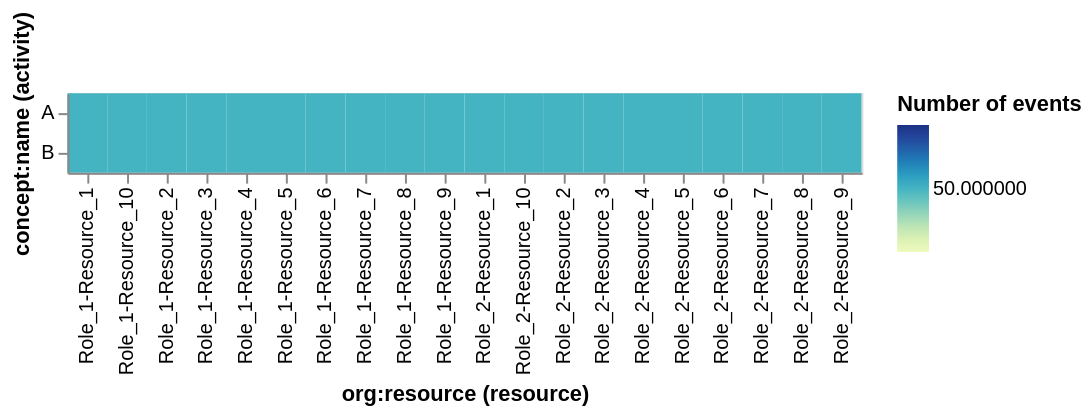

Here is the notebook cell this chart was saved with:
### Markdown cell above
## Visualize the event distribution for validation

### Code cell
# Visualize workload distribution to check 
# if resources within the same role are fully interchangeable,
# and if resources with different roles are distinct

# resource - activity
data = log.groupby([
    'org:resource', 'concept:name'
]).size().reset_index().rename(columns={
    'org:resource': 'resource',
    'concept:name': 'activity',
    0: 'count'
})
alt.Chart(
    data=data,
).mark_rect().encode(
    x=alt.X('resource:N', title='org:resource (resource)'), 
    y=alt.Y('activity:N', title='concept:name (activity)'),
    color=alt.Color('count:Q', title='Number of events')
)

### Figure 1 — Vega-Lite specification as saved in the notebook (floating-point values rounded to 4 significant figures)
{"config": {"view": {"continuousWidth": 300, "continuousHeight": 300}}, "data": {"name": "data-8815d89ae03340861ca0cb3590d1456f"}, "mark": {"type": "rect"}, "encoding": {"color": {"field": "count", "title": "Number of events", "type": "quantitative"}, "x": {"field": "resource", "title": "org:resource (resource)", "type": "nominal"}, "y": {"field": "activity", "title": "concept:name (activity)", "type": "nominal"}}, "$schema": "https://vega.github.io/schema/vega-lite/v5.20.1.json", "datasets": {"data-8815d89ae03340861ca0cb3590d1456f": [{"resource": "Role_1-Resource_1", "activity": "A", "count": 50}, {"resource": "Role_1-Resource_1", "activity": "B", "count": 50}, {"resource": "Role_1-Resource_10", "activity": "A", "count": 50}, {"resource": "Role_1-Resource_10", "activity": "B", "count": 50}, {"resource": "Role_1-Resource_2", "activity": "A", "count": 50}, {"resource": "Role_1-Resource_2", "activity": "B", "count": 50}, {"resource": "Role_1-Resource_3", "activity": "A", "count": 50}, {"resource": "Role_1-Resource_3", "activity": "B", "count": 50}, {"resource": "Role_1-Resource_4", "activity": "A", "count": 50}, {"resource": "Role_1-Resource_4", "activity": "B", "count": 50}, {"resource": "Role_1-Resource_5", "activity": "A", "count": 50}, {"resource": "Role_1-Resource_5", "activity": "B", "count": 50}, {"resource": "Role_1-Resource_6", "activity": "A", "count": 50}, {"resource": "Role_1-Resource_6", "activity": "B", "count": 50}, {"resource": "Role_1-Resource_7", "activity": "A", "count": 50}, {"resource": "Role_1-Resource_7", "activity": "B", "count": 50}, {"resource": "Role_1-Resource_8", "activity": "A", "count": 50}, {"resource": "Role_1-Resource_8", "activity": "B", "count": 50}, {"resource": "Role_1-Resource_9", "activity": "A", "count": 50}, {"resource": "Role_1-Resource_9", "activity": "B", "count": 50}, {"resource": "Role_2-Resource_1", "activity": "A", "count": 50}, {"resource": "Role_2-Resource_1", "activity": "B", "count": 50}, {"resource": "Role_2-Resource_10", "activity": "A", "count": 50}, {"resource": "Role_2-Resource_10", "activity": "B", "count": 50}, {"resource": "Role_2-Resource_2", "activity": "A", "count": 50}, {"resource": "Role_2-Resource_2", "activity": "B", "count": 50}, {"resource": "Role_2-Resource_3", "activity": "A", "count": 50}, {"resource": "Role_2-Resource_3", "activity": "B", "count": 50}, {"resource": "Role_2-Resource_4", "activity": "A", "count": 50}, {"resource": "Role_2-Resource_4", "activity": "B", "count": 50}, {"resource": "Role_2-Resource_5", "activity": "A", "count": 50}, {"resource": "Role_2-Resource_5", "activity": "B", "count": 50}, {"resource": "Role_2-Resource_6", "activity": "A", "count": 50}, {"resource": "Role_2-Resource_6", "activity": "B", "count": 50}, {"resource": "Role_2-Resource_7", "activity": "A", "count": 50}, {"resource": "Role_2-Resource_7", "activity": "B", "count": 50}, {"resource": "Role_2-Resource_8", "activity": "A", "count": 50}, {"resource": "Role_2-Resource_8", "activity": "B", "count": 50}, {"resource": "Role_2-Resource_9", "activity": "A", "count": 50}, {"resource": "Role_2-Resource_9", "activity": "B", "count": 50}]}}
